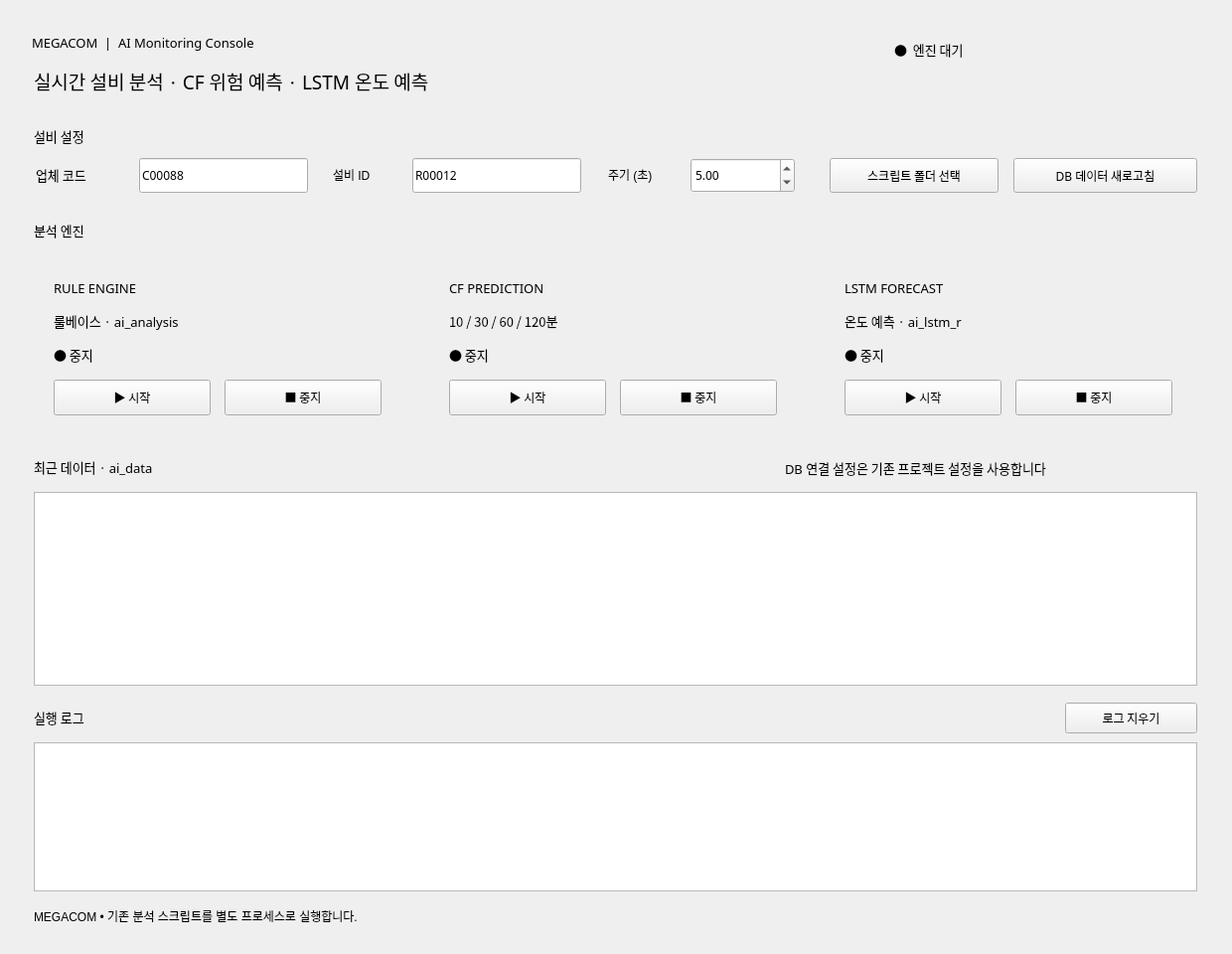
<?xml version="1.0" encoding="UTF-8"?>
<ui version="4.0">
 <class>MainWindow</class>
 <widget class="QMainWindow" name="MainWindow">
  <property name="geometry">
   <rect>
    <x>0</x>
    <y>0</y>
    <width>1240</width>
    <height>960</height>
   </rect>
  </property>
  <property name="windowTitle">
   <string>MEGACOM AI Monitoring Console</string>
  </property>
  <widget class="QWidget" name="centralwidget">
   <widget class="QLabel" name="title">
    <property name="geometry">
     <rect>
      <x>32</x>
      <y>20</y>
      <width>600</width>
      <height>45</height>
     </rect>
    </property>
    <property name="font">
     <font>
      <family>함초롬돋움</family>
      <pointsize>10</pointsize>
     </font>
    </property>
    <property name="text">
     <string>MEGACOM  |  AI Monitoring Console</string>
    </property>
   </widget>
   <widget class="QLabel" name="subtitle">
    <property name="geometry">
     <rect>
      <x>34</x>
      <y>66</y>
      <width>571</width>
      <height>31</height>
     </rect>
    </property>
    <property name="font">
     <font>
      <family>함초롬돋움</family>
      <pointsize>14</pointsize>
     </font>
    </property>
    <property name="text">
     <string>실시간 설비 분석 · CF 위험 예측 · LSTM 온도 예측</string>
    </property>
   </widget>
   <widget class="QLabel" name="connectionLabel">
    <property name="geometry">
     <rect>
      <x>900</x>
      <y>32</y>
      <width>300</width>
      <height>35</height>
     </rect>
    </property>
    <property name="font">
     <font>
      <family>함초롬돋움</family>
      <pointsize>10</pointsize>
     </font>
    </property>
    <property name="text">
     <string>●  엔진 대기</string>
    </property>
   </widget>
   <widget class="QFrame" name="line">
    <property name="geometry">
     <rect>
      <x>32</x>
      <y>106</y>
      <width>1175</width>
      <height>2</height>
     </rect>
    </property>
   </widget>
   <widget class="QLabel" name="deviceTitle">
    <property name="geometry">
     <rect>
      <x>34</x>
      <y>122</y>
      <width>300</width>
      <height>30</height>
     </rect>
    </property>
    <property name="font">
     <font>
      <family>함초롬돋움</family>
      <pointsize>10</pointsize>
     </font>
    </property>
    <property name="text">
     <string>설비 설정</string>
    </property>
   </widget>
   <widget class="QLabel" name="companyLabel">
    <property name="geometry">
     <rect>
      <x>36</x>
      <y>162</y>
      <width>110</width>
      <height>28</height>
     </rect>
    </property>
    <property name="font">
     <font>
      <family>함초롬돋움</family>
      <pointsize>10</pointsize>
     </font>
    </property>
    <property name="text">
     <string>업체 코드</string>
    </property>
   </widget>
   <widget class="QLineEdit" name="companyEdit">
    <property name="geometry">
     <rect>
      <x>140</x>
      <y>159</y>
      <width>170</width>
      <height>35</height>
     </rect>
    </property>
    <property name="font">
     <font>
      <family>함초롬돋움</family>
     </font>
    </property>
    <property name="text">
     <string>C00088</string>
    </property>
   </widget>
   <widget class="QLabel" name="deviceLabel">
    <property name="geometry">
     <rect>
      <x>335</x>
      <y>162</y>
      <width>110</width>
      <height>28</height>
     </rect>
    </property>
    <property name="text">
     <string>설비 ID</string>
    </property>
   </widget>
   <widget class="QLineEdit" name="deviceEdit">
    <property name="geometry">
     <rect>
      <x>415</x>
      <y>159</y>
      <width>170</width>
      <height>35</height>
     </rect>
    </property>
    <property name="font">
     <font>
      <family>함초롬돋움</family>
     </font>
    </property>
    <property name="text">
     <string>R00012</string>
    </property>
   </widget>
   <widget class="QLabel" name="intervalLabel">
    <property name="geometry">
     <rect>
      <x>612</x>
      <y>162</y>
      <width>90</width>
      <height>28</height>
     </rect>
    </property>
    <property name="text">
     <string>주기 (초)</string>
    </property>
   </widget>
   <widget class="QDoubleSpinBox" name="intervalSpin">
    <property name="geometry">
     <rect>
      <x>695</x>
      <y>159</y>
      <width>105</width>
      <height>35</height>
     </rect>
    </property>
    <property name="font">
     <font>
      <family>함초롬돋움</family>
     </font>
    </property>
    <property name="minimum">
     <double>0.500000000000000</double>
    </property>
    <property name="maximum">
     <double>3600.000000000000000</double>
    </property>
    <property name="value">
     <double>5.000000000000000</double>
    </property>
   </widget>
   <widget class="QPushButton" name="folderButton">
    <property name="geometry">
     <rect>
      <x>835</x>
      <y>159</y>
      <width>170</width>
      <height>35</height>
     </rect>
    </property>
    <property name="font">
     <font>
      <family>함초롬돋움</family>
     </font>
    </property>
    <property name="text">
     <string>스크립트 폴더 선택</string>
    </property>
   </widget>
   <widget class="QPushButton" name="refreshButton">
    <property name="geometry">
     <rect>
      <x>1020</x>
      <y>159</y>
      <width>185</width>
      <height>35</height>
     </rect>
    </property>
    <property name="font">
     <font>
      <family>함초롬돋움</family>
     </font>
    </property>
    <property name="text">
     <string>DB 데이터 새로고침</string>
    </property>
   </widget>
   <widget class="QLabel" name="cardsTitle">
    <property name="geometry">
     <rect>
      <x>34</x>
      <y>217</y>
      <width>500</width>
      <height>30</height>
     </rect>
    </property>
    <property name="font">
     <font>
      <family>함초롬돋움</family>
      <pointsize>10</pointsize>
     </font>
    </property>
    <property name="text">
     <string>분석 엔진</string>
    </property>
   </widget>
   <widget class="QFrame" name="ruleCard">
    <property name="geometry">
     <rect>
      <x>34</x>
      <y>258</y>
      <width>374</width>
      <height>176</height>
     </rect>
    </property>
   </widget>
   <widget class="QLabel" name="ruleName">
    <property name="geometry">
     <rect>
      <x>54</x>
      <y>275</y>
      <width>330</width>
      <height>30</height>
     </rect>
    </property>
    <property name="font">
     <font>
      <family>함초롬돋움</family>
      <pointsize>10</pointsize>
     </font>
    </property>
    <property name="text">
     <string>RULE ENGINE</string>
    </property>
   </widget>
   <widget class="QLabel" name="ruleDesc">
    <property name="geometry">
     <rect>
      <x>54</x>
      <y>309</y>
      <width>330</width>
      <height>27</height>
     </rect>
    </property>
    <property name="font">
     <font>
      <family>함초롬돋움</family>
      <pointsize>10</pointsize>
     </font>
    </property>
    <property name="text">
     <string>룰베이스 · ai_analysis</string>
    </property>
   </widget>
   <widget class="QLabel" name="ruleStatus">
    <property name="geometry">
     <rect>
      <x>54</x>
      <y>343</y>
      <width>145</width>
      <height>28</height>
     </rect>
    </property>
    <property name="font">
     <font>
      <family>함초롬돋움</family>
      <pointsize>10</pointsize>
     </font>
    </property>
    <property name="text">
     <string>● 중지</string>
    </property>
   </widget>
   <widget class="QPushButton" name="ruleStart">
    <property name="geometry">
     <rect>
      <x>54</x>
      <y>382</y>
      <width>158</width>
      <height>36</height>
     </rect>
    </property>
    <property name="font">
     <font>
      <family>함초롬돋움</family>
     </font>
    </property>
    <property name="text">
     <string>▶ 시작</string>
    </property>
   </widget>
   <widget class="QPushButton" name="ruleStop">
    <property name="geometry">
     <rect>
      <x>226</x>
      <y>382</y>
      <width>158</width>
      <height>36</height>
     </rect>
    </property>
    <property name="font">
     <font>
      <family>함초롬돋움</family>
     </font>
    </property>
    <property name="text">
     <string>■ 중지</string>
    </property>
   </widget>
   <widget class="QFrame" name="cfCard">
    <property name="geometry">
     <rect>
      <x>432</x>
      <y>258</y>
      <width>374</width>
      <height>176</height>
     </rect>
    </property>
   </widget>
   <widget class="QLabel" name="cfName">
    <property name="geometry">
     <rect>
      <x>452</x>
      <y>275</y>
      <width>330</width>
      <height>30</height>
     </rect>
    </property>
    <property name="font">
     <font>
      <family>함초롬돋움</family>
      <pointsize>10</pointsize>
     </font>
    </property>
    <property name="text">
     <string>CF PREDICTION</string>
    </property>
   </widget>
   <widget class="QLabel" name="cfDesc">
    <property name="geometry">
     <rect>
      <x>452</x>
      <y>309</y>
      <width>330</width>
      <height>27</height>
     </rect>
    </property>
    <property name="font">
     <font>
      <family>함초롬돋움</family>
      <pointsize>10</pointsize>
     </font>
    </property>
    <property name="text">
     <string>10 / 30 / 60 / 120분</string>
    </property>
   </widget>
   <widget class="QLabel" name="cfStatus">
    <property name="geometry">
     <rect>
      <x>452</x>
      <y>343</y>
      <width>145</width>
      <height>28</height>
     </rect>
    </property>
    <property name="font">
     <font>
      <family>함초롬돋움</family>
      <pointsize>10</pointsize>
     </font>
    </property>
    <property name="text">
     <string>● 중지</string>
    </property>
   </widget>
   <widget class="QPushButton" name="cfStart">
    <property name="geometry">
     <rect>
      <x>452</x>
      <y>382</y>
      <width>158</width>
      <height>36</height>
     </rect>
    </property>
    <property name="font">
     <font>
      <family>함초롬돋움</family>
     </font>
    </property>
    <property name="text">
     <string>▶ 시작</string>
    </property>
   </widget>
   <widget class="QPushButton" name="cfStop">
    <property name="geometry">
     <rect>
      <x>624</x>
      <y>382</y>
      <width>158</width>
      <height>36</height>
     </rect>
    </property>
    <property name="font">
     <font>
      <family>함초롬돋움</family>
     </font>
    </property>
    <property name="text">
     <string>■ 중지</string>
    </property>
   </widget>
   <widget class="QFrame" name="lstmCard">
    <property name="geometry">
     <rect>
      <x>830</x>
      <y>258</y>
      <width>374</width>
      <height>176</height>
     </rect>
    </property>
   </widget>
   <widget class="QLabel" name="lstmName">
    <property name="geometry">
     <rect>
      <x>850</x>
      <y>275</y>
      <width>330</width>
      <height>30</height>
     </rect>
    </property>
    <property name="font">
     <font>
      <family>함초롬돋움</family>
      <pointsize>10</pointsize>
     </font>
    </property>
    <property name="text">
     <string>LSTM FORECAST</string>
    </property>
   </widget>
   <widget class="QLabel" name="lstmDesc">
    <property name="geometry">
     <rect>
      <x>850</x>
      <y>309</y>
      <width>330</width>
      <height>27</height>
     </rect>
    </property>
    <property name="font">
     <font>
      <family>함초롬돋움</family>
      <pointsize>10</pointsize>
     </font>
    </property>
    <property name="text">
     <string>온도 예측 · ai_lstm_r</string>
    </property>
   </widget>
   <widget class="QLabel" name="lstmStatus">
    <property name="geometry">
     <rect>
      <x>850</x>
      <y>343</y>
      <width>145</width>
      <height>28</height>
     </rect>
    </property>
    <property name="font">
     <font>
      <family>함초롬돋움</family>
      <pointsize>10</pointsize>
     </font>
    </property>
    <property name="text">
     <string>● 중지</string>
    </property>
   </widget>
   <widget class="QPushButton" name="lstmStart">
    <property name="geometry">
     <rect>
      <x>850</x>
      <y>382</y>
      <width>158</width>
      <height>36</height>
     </rect>
    </property>
    <property name="font">
     <font>
      <family>함초롬돋움</family>
     </font>
    </property>
    <property name="text">
     <string>▶ 시작</string>
    </property>
   </widget>
   <widget class="QPushButton" name="lstmStop">
    <property name="geometry">
     <rect>
      <x>1022</x>
      <y>382</y>
      <width>158</width>
      <height>36</height>
     </rect>
    </property>
    <property name="font">
     <font>
      <family>함초롬돋움</family>
     </font>
    </property>
    <property name="text">
     <string>■ 중지</string>
    </property>
   </widget>
   <widget class="QLabel" name="dataTitle">
    <property name="geometry">
     <rect>
      <x>34</x>
      <y>455</y>
      <width>500</width>
      <height>30</height>
     </rect>
    </property>
    <property name="font">
     <font>
      <family>함초롬돋움</family>
      <pointsize>10</pointsize>
     </font>
    </property>
    <property name="text">
     <string>최근 데이터 · ai_data</string>
    </property>
   </widget>
   <widget class="QLabel" name="dataHint">
    <property name="geometry">
     <rect>
      <x>790</x>
      <y>458</y>
      <width>415</width>
      <height>26</height>
     </rect>
    </property>
    <property name="font">
     <font>
      <family>함초롬돋움</family>
      <pointsize>10</pointsize>
     </font>
    </property>
    <property name="text">
     <string>DB 연결 설정은 기존 프로젝트 설정을 사용합니다</string>
    </property>
   </widget>
   <widget class="QTableWidget" name="dataTable">
    <property name="geometry">
     <rect>
      <x>34</x>
      <y>495</y>
      <width>1171</width>
      <height>195</height>
     </rect>
    </property>
   </widget>
   <widget class="QLabel" name="logsTitle">
    <property name="geometry">
     <rect>
      <x>34</x>
      <y>708</y>
      <width>400</width>
      <height>28</height>
     </rect>
    </property>
    <property name="font">
     <font>
      <family>함초롬돋움</family>
      <pointsize>10</pointsize>
     </font>
    </property>
    <property name="text">
     <string>실행 로그</string>
    </property>
   </widget>
   <widget class="QPushButton" name="clearButton">
    <property name="geometry">
     <rect>
      <x>1072</x>
      <y>707</y>
      <width>133</width>
      <height>31</height>
     </rect>
    </property>
    <property name="font">
     <font>
      <family>함초롬돋움</family>
     </font>
    </property>
    <property name="text">
     <string>로그 지우기</string>
    </property>
   </widget>
   <widget class="QPlainTextEdit" name="logEdit">
    <property name="geometry">
     <rect>
      <x>34</x>
      <y>747</y>
      <width>1171</width>
      <height>150</height>
     </rect>
    </property>
    <property name="readOnly">
     <bool>true</bool>
    </property>
   </widget>
   <widget class="QLabel" name="footer">
    <property name="geometry">
     <rect>
      <x>34</x>
      <y>910</y>
      <width>1100</width>
      <height>24</height>
     </rect>
    </property>
    <property name="text">
     <string>MEGACOM • 기존 분석 스크립트를 별도 프로세스로 실행합니다.</string>
    </property>
   </widget>
  </widget>
 </widget>
 <resources/>
 <connections/>
</ui>
